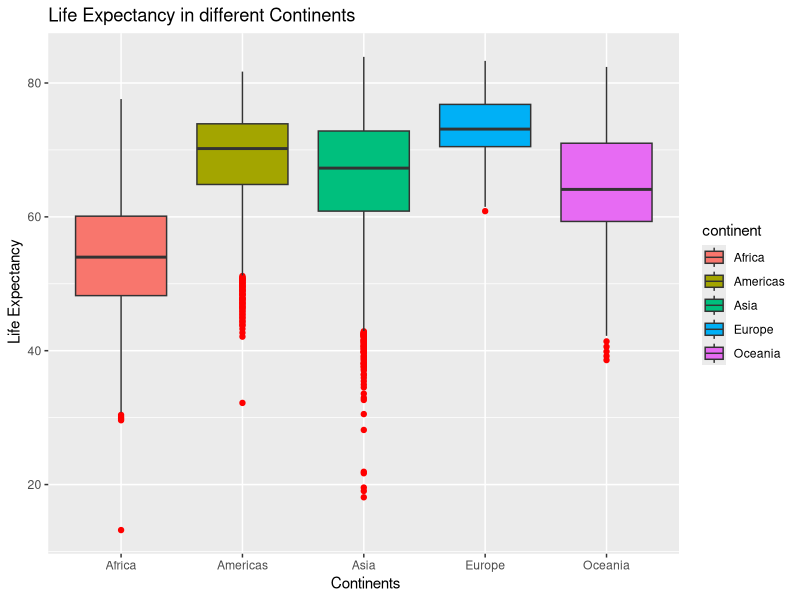
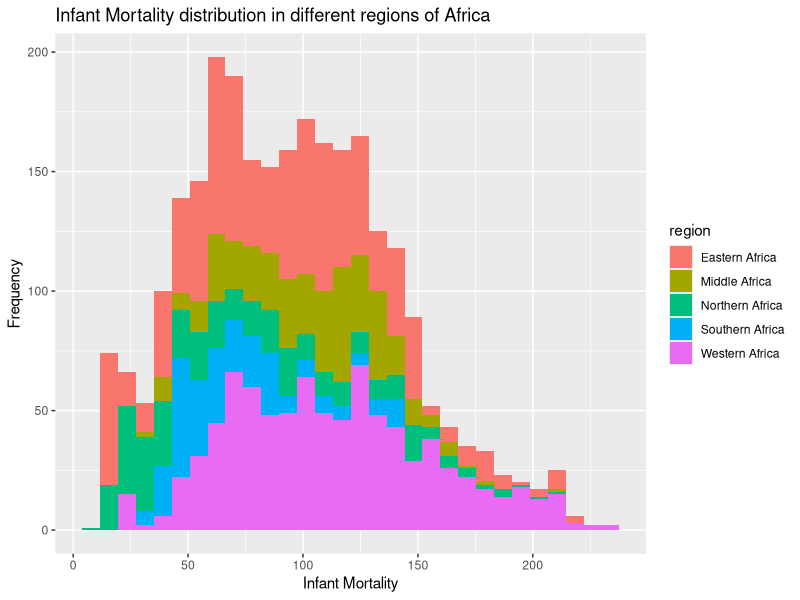

Write the R code that produced these figures, in order.
## ---- chunk 1
knitr::opts_chunk$set(echo = TRUE)

## ---- chunk 2
install.packages('dslab', repos = "http://cran.us.r-project.org")
library(dslabs)
library(ggplot2)
library(tidyverse)
library(knitr)
library(magrittr)
library(dplyr)
install.packages('ggthemes', repos = "http://cran.us.r-project.org")
library(ggthemes)
library(ggrepel)
data("gapminder")
## ---- chunk 3
head(kable(gapminder))
## ---- chunk 4
ggplot(gapminder, aes(continent,life_expectancy, fill=continent)) +
  geom_boxplot(outlier.colour="red") +
  xlab(label=" Continents") +
  ylab(label=" Life Expectancy") +
  ggtitle(label= "Life Expectancy in different Continents")

## ---- chunk 5

Africa <- subset(gapminder,continent == "Africa")
ggplot(Africa, aes(infant_mortality, fill=region)) +

  geom_histogram(position = "identity")+
  stat_bin(bins = 30) +
   xlab(label= "Infant Mortality" ) +
  ylab(label="Frequency") +
  ggtitle(label= "Infant Mortality distribution in different regions of Africa")
  
